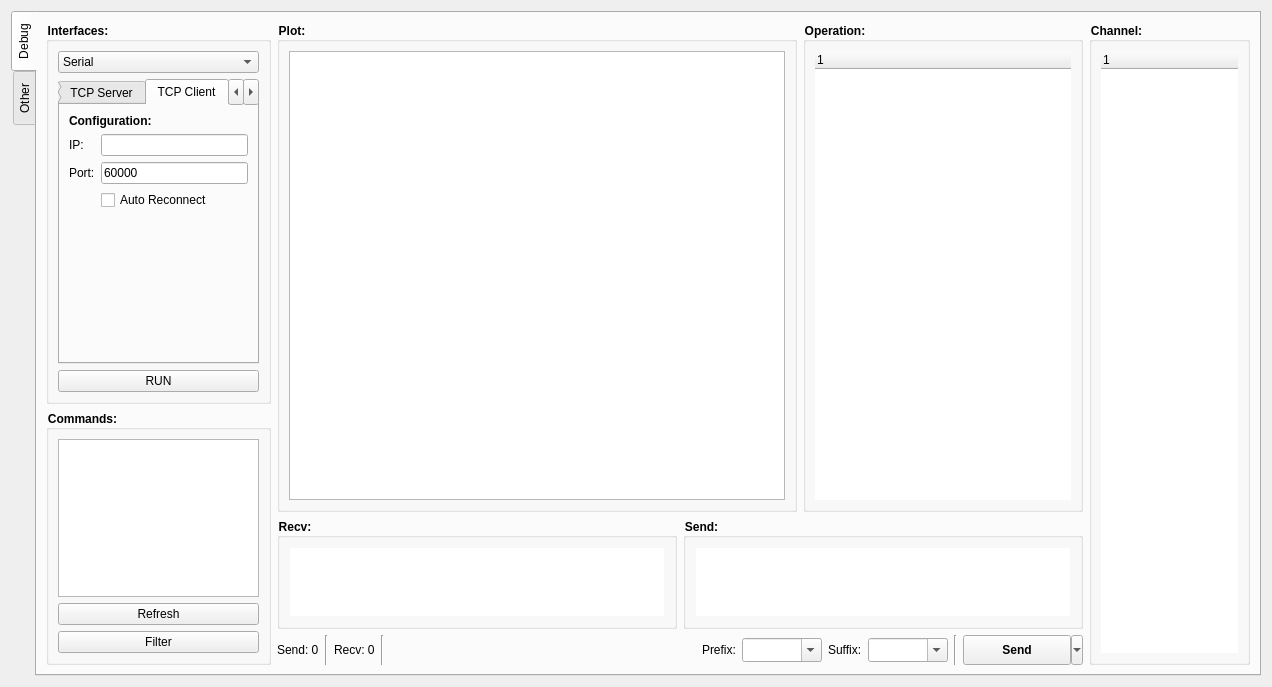
<?xml version="1.0" encoding="UTF-8"?>
<ui version="4.0">
 <class>Widget</class>
 <widget class="QWidget" name="Widget">
  <property name="geometry">
   <rect>
    <x>0</x>
    <y>0</y>
    <width>1272</width>
    <height>687</height>
   </rect>
  </property>
  <property name="windowTitle">
   <string>Widget</string>
  </property>
  <property name="styleSheet">
   <string notr="true"/>
  </property>
  <layout class="QHBoxLayout" name="horizontalLayout_2">
   <item>
    <widget class="QTabWidget" name="tabWidget">
     <property name="layoutDirection">
      <enum>Qt::LeftToRight</enum>
     </property>
     <property name="tabPosition">
      <enum>QTabWidget::West</enum>
     </property>
     <property name="currentIndex">
      <number>0</number>
     </property>
     <widget class="QWidget" name="tab_debug">
      <attribute name="title">
       <string>Debug</string>
      </attribute>
      <layout class="QHBoxLayout" name="horizontalLayout" stretch="1,5,1">
       <item>
        <layout class="QVBoxLayout" name="verticalLayout_3" stretch="3,2">
         <item>
          <widget class="QGroupBox" name="groupBox">
           <property name="font">
            <font>
             <weight>75</weight>
             <bold>true</bold>
            </font>
           </property>
           <property name="focusPolicy">
            <enum>Qt::ClickFocus</enum>
           </property>
           <property name="styleSheet">
            <string notr="true">QGroupBox{font-weight:bold;}</string>
           </property>
           <property name="title">
            <string>Interfaces:</string>
           </property>
           <layout class="QVBoxLayout" name="verticalLayout_5" stretch="0,0,0">
            <item>
             <widget class="QComboBox" name="cmb_interface">
              <item>
               <property name="text">
                <string>Serial</string>
               </property>
              </item>
              <item>
               <property name="text">
                <string>TCP Server</string>
               </property>
              </item>
              <item>
               <property name="text">
                <string>TCP Client</string>
               </property>
              </item>
              <item>
               <property name="text">
                <string>UDP</string>
               </property>
              </item>
             </widget>
            </item>
            <item>
             <widget class="QTabWidget" name="tabbar_interface">
              <property name="currentIndex">
               <number>2</number>
              </property>
              <widget class="QWidget" name="tab_serial">
               <property name="toolTipDuration">
                <number>-5</number>
               </property>
               <attribute name="title">
                <string>Serial</string>
               </attribute>
               <layout class="QGridLayout" name="gridLayout">
                <item row="8" column="0">
                 <widget class="QLabel" name="label_6">
                  <property name="text">
                   <string>Parity:</string>
                  </property>
                 </widget>
                </item>
                <item row="11" column="2">
                 <widget class="QCheckBox" name="chk_serial_signal_RTS">
                  <property name="text">
                   <string>RTS</string>
                  </property>
                 </widget>
                </item>
                <item row="1" column="1" colspan="2">
                 <widget class="QComboBox" name="cmb_serial_port">
                  <property name="editable">
                   <bool>false</bool>
                  </property>
                 </widget>
                </item>
                <item row="7" column="0">
                 <widget class="QLabel" name="label_3">
                  <property name="text">
                   <string>StopBits:</string>
                  </property>
                 </widget>
                </item>
                <item row="7" column="1" colspan="2">
                 <widget class="QComboBox" name="cmb_serial_stopbits">
                  <item>
                   <property name="text">
                    <string>1</string>
                   </property>
                  </item>
                  <item>
                   <property name="text">
                    <string>1.5</string>
                   </property>
                  </item>
                  <item>
                   <property name="text">
                    <string>2</string>
                   </property>
                  </item>
                 </widget>
                </item>
                <item row="4" column="0">
                 <widget class="QLabel" name="label_5">
                  <property name="text">
                   <string>BaudRate:</string>
                  </property>
                 </widget>
                </item>
                <item row="8" column="1" colspan="2">
                 <widget class="QComboBox" name="cmb_serial_parity">
                  <item>
                   <property name="text">
                    <string>None</string>
                   </property>
                  </item>
                  <item>
                   <property name="text">
                    <string>Odd</string>
                   </property>
                  </item>
                  <item>
                   <property name="text">
                    <string>Even</string>
                   </property>
                  </item>
                 </widget>
                </item>
                <item row="5" column="0">
                 <widget class="QLabel" name="label_4">
                  <property name="text">
                   <string>DataBits:</string>
                  </property>
                 </widget>
                </item>
                <item row="1" column="0">
                 <widget class="QLabel" name="label_2">
                  <property name="text">
                   <string>Port:</string>
                  </property>
                 </widget>
                </item>
                <item row="11" column="1">
                 <widget class="QCheckBox" name="chk_serial_signal_DTR">
                  <property name="text">
                   <string>DTR</string>
                  </property>
                 </widget>
                </item>
                <item row="11" column="0">
                 <widget class="QLabel" name="label_8">
                  <property name="text">
                   <string>Signal:</string>
                  </property>
                 </widget>
                </item>
                <item row="2" column="0" colspan="3">
                 <widget class="QLabel" name="label_serial_port_desc">
                  <property name="font">
                   <font>
                    <family>Arial</family>
                    <pointsize>7</pointsize>
                    <kerning>true</kerning>
                   </font>
                  </property>
                  <property name="styleSheet">
                   <string notr="true">color:grey;</string>
                  </property>
                  <property name="text">
                   <string notr="true"/>
                  </property>
                  <property name="scaledContents">
                   <bool>true</bool>
                  </property>
                  <property name="alignment">
                   <set>Qt::AlignLeading|Qt::AlignLeft|Qt::AlignTop</set>
                  </property>
                 </widget>
                </item>
                <item row="5" column="1" colspan="2">
                 <widget class="QComboBox" name="cmb_serial_databits">
                  <property name="currentIndex">
                   <number>3</number>
                  </property>
                  <item>
                   <property name="text">
                    <string>5</string>
                   </property>
                  </item>
                  <item>
                   <property name="text">
                    <string>6</string>
                   </property>
                  </item>
                  <item>
                   <property name="text">
                    <string>7</string>
                   </property>
                  </item>
                  <item>
                   <property name="text">
                    <string>8</string>
                   </property>
                  </item>
                 </widget>
                </item>
                <item row="9" column="0">
                 <widget class="QLabel" name="label_7">
                  <property name="text">
                   <string>FlowControl:</string>
                  </property>
                 </widget>
                </item>
                <item row="4" column="1" colspan="2">
                 <widget class="QComboBox" name="cmb_serial_baudrate">
                  <property name="currentIndex">
                   <number>1</number>
                  </property>
                  <item>
                   <property name="text">
                    <string>9600</string>
                   </property>
                  </item>
                  <item>
                   <property name="text">
                    <string>115200</string>
                   </property>
                  </item>
                  <item>
                   <property name="text">
                    <string>460800</string>
                   </property>
                  </item>
                  <item>
                   <property name="text">
                    <string>921600</string>
                   </property>
                  </item>
                 </widget>
                </item>
                <item row="13" column="0">
                 <spacer name="verticalSpacer">
                  <property name="orientation">
                   <enum>Qt::Vertical</enum>
                  </property>
                  <property name="sizeHint" stdset="0">
                   <size>
                    <width>20</width>
                    <height>40</height>
                   </size>
                  </property>
                 </spacer>
                </item>
                <item row="9" column="1" colspan="2">
                 <widget class="QComboBox" name="cmb_serial_flowcontrol">
                  <item>
                   <property name="text">
                    <string>None</string>
                   </property>
                  </item>
                  <item>
                   <property name="text">
                    <string>Hard</string>
                   </property>
                  </item>
                  <item>
                   <property name="text">
                    <string>Soft</string>
                   </property>
                  </item>
                 </widget>
                </item>
                <item row="0" column="0" colspan="3">
                 <widget class="QLabel" name="label_18">
                  <property name="font">
                   <font>
                    <weight>75</weight>
                    <bold>true</bold>
                    <kerning>true</kerning>
                   </font>
                  </property>
                  <property name="text">
                   <string>Configuration:</string>
                  </property>
                 </widget>
                </item>
               </layout>
              </widget>
              <widget class="QWidget" name="tab_tcp_server">
               <attribute name="title">
                <string>TCP Server</string>
               </attribute>
               <layout class="QGridLayout" name="gridLayout_5">
                <item row="2" column="2">
                 <widget class="QLineEdit" name="input_tcp_server_port">
                  <property name="text">
                   <string>60000</string>
                  </property>
                 </widget>
                </item>
                <item row="5" column="0" colspan="2">
                 <widget class="QLabel" name="label_13">
                  <property name="text">
                   <string>Count:</string>
                  </property>
                 </widget>
                </item>
                <item row="1" column="0">
                 <widget class="QLabel" name="label_15">
                  <property name="text">
                   <string>IP:</string>
                  </property>
                 </widget>
                </item>
                <item row="4" column="0" colspan="3">
                 <widget class="QLabel" name="label_14">
                  <property name="font">
                   <font>
                    <weight>75</weight>
                    <italic>false</italic>
                    <bold>true</bold>
                   </font>
                  </property>
                  <property name="text">
                   <string>Connection:</string>
                  </property>
                 </widget>
                </item>
                <item row="8" column="0">
                 <widget class="QLabel" name="label_12">
                  <property name="text">
                   <string>Clients:</string>
                  </property>
                 </widget>
                </item>
                <item row="1" column="2">
                 <widget class="QLabel" name="label_tcp_server_local_ip">
                  <property name="text">
                   <string/>
                  </property>
                 </widget>
                </item>
                <item row="8" column="2">
                 <widget class="QComboBox" name="cmb_tcp_server_connections">
                  <property name="sizeAdjustPolicy">
                   <enum>QComboBox::AdjustToContents</enum>
                  </property>
                  <property name="minimumContentsLength">
                   <number>0</number>
                  </property>
                 </widget>
                </item>
                <item row="2" column="0">
                 <widget class="QLabel" name="label_11">
                  <property name="text">
                   <string>Port:</string>
                  </property>
                 </widget>
                </item>
                <item row="5" column="2">
                 <widget class="QLineEdit" name="label_tcp_server_count_of_connections">
                  <property name="readOnly">
                   <bool>true</bool>
                  </property>
                 </widget>
                </item>
                <item row="3" column="0" colspan="3">
                 <widget class="Line" name="line">
                  <property name="orientation">
                   <enum>Qt::Horizontal</enum>
                  </property>
                 </widget>
                </item>
                <item row="0" column="0" colspan="3">
                 <widget class="QLabel" name="label_16">
                  <property name="font">
                   <font>
                    <weight>75</weight>
                    <bold>true</bold>
                   </font>
                  </property>
                  <property name="text">
                   <string>Configuration:</string>
                  </property>
                 </widget>
                </item>
                <item row="9" column="0">
                 <spacer name="verticalSpacer_3">
                  <property name="orientation">
                   <enum>Qt::Vertical</enum>
                  </property>
                  <property name="sizeHint" stdset="0">
                   <size>
                    <width>69</width>
                    <height>239</height>
                   </size>
                  </property>
                 </spacer>
                </item>
               </layout>
              </widget>
              <widget class="QWidget" name="tab_tcp_client">
               <attribute name="title">
                <string>TCP Client</string>
               </attribute>
               <layout class="QGridLayout" name="gridLayout_4">
                <item row="1" column="0">
                 <widget class="QLabel" name="label_9">
                  <property name="text">
                   <string>IP:</string>
                  </property>
                 </widget>
                </item>
                <item row="3" column="1">
                 <widget class="QCheckBox" name="chk_tcp_client_auto_reconnect">
                  <property name="text">
                   <string>Auto Reconnect</string>
                  </property>
                 </widget>
                </item>
                <item row="2" column="1">
                 <widget class="QLineEdit" name="input_tcp_client_port">
                  <property name="text">
                   <string>60000</string>
                  </property>
                 </widget>
                </item>
                <item row="2" column="0">
                 <widget class="QLabel" name="label_10">
                  <property name="text">
                   <string>Port:</string>
                  </property>
                 </widget>
                </item>
                <item row="0" column="0" colspan="2">
                 <widget class="QLabel" name="label_17">
                  <property name="font">
                   <font>
                    <weight>75</weight>
                    <bold>true</bold>
                   </font>
                  </property>
                  <property name="text">
                   <string>Configuration:</string>
                  </property>
                 </widget>
                </item>
                <item row="4" column="0">
                 <spacer name="verticalSpacer_2">
                  <property name="orientation">
                   <enum>Qt::Vertical</enum>
                  </property>
                  <property name="sizeHint" stdset="0">
                   <size>
                    <width>20</width>
                    <height>40</height>
                   </size>
                  </property>
                 </spacer>
                </item>
                <item row="1" column="1">
                 <widget class="QLineEdit" name="input_tcp_client_ip">
                  <property name="toolTip">
                   <string/>
                  </property>
                 </widget>
                </item>
                <item row="4" column="1">
                 <layout class="QHBoxLayout" name="horizontalLayout_7"/>
                </item>
               </layout>
              </widget>
              <widget class="QWidget" name="tab_udp">
               <attribute name="title">
                <string>UDP</string>
               </attribute>
               <layout class="QGridLayout" name="gridLayout_2">
                <item row="2" column="0">
                 <widget class="QLabel" name="label_19">
                  <property name="text">
                   <string>RemoteIP:</string>
                  </property>
                 </widget>
                </item>
                <item row="3" column="0">
                 <widget class="QLabel" name="label_20">
                  <property name="text">
                   <string>RemotePort:</string>
                  </property>
                 </widget>
                </item>
                <item row="3" column="1">
                 <widget class="QLineEdit" name="input_udp_remote_port"/>
                </item>
                <item row="2" column="1">
                 <widget class="QLineEdit" name="input_udp_remote_ip"/>
                </item>
                <item row="4" column="0">
                 <widget class="QLabel" name="label_21">
                  <property name="text">
                   <string>LocalIP:</string>
                  </property>
                 </widget>
                </item>
                <item row="4" column="1">
                 <widget class="QLineEdit" name="input_udp_local_ip"/>
                </item>
                <item row="0" column="0" colspan="2">
                 <widget class="QLabel" name="label_22">
                  <property name="font">
                   <font>
                    <weight>75</weight>
                    <bold>true</bold>
                   </font>
                  </property>
                  <property name="text">
                   <string>Configuration:</string>
                  </property>
                 </widget>
                </item>
                <item row="5" column="0">
                 <spacer name="verticalSpacer_5">
                  <property name="orientation">
                   <enum>Qt::Vertical</enum>
                  </property>
                  <property name="sizeHint" stdset="0">
                   <size>
                    <width>20</width>
                    <height>40</height>
                   </size>
                  </property>
                 </spacer>
                </item>
               </layout>
              </widget>
             </widget>
            </item>
            <item>
             <widget class="QPushButton" name="btn_run">
              <property name="text">
               <string>RUN</string>
              </property>
              <property name="shortcut">
               <string>D</string>
              </property>
              <property name="checkable">
               <bool>true</bool>
              </property>
             </widget>
            </item>
           </layout>
          </widget>
         </item>
         <item>
          <widget class="QGroupBox" name="groupBox_2">
           <property name="styleSheet">
            <string notr="true">QGroupBox{font-weight:bold;}</string>
           </property>
           <property name="title">
            <string>Commands:</string>
           </property>
           <layout class="QVBoxLayout" name="verticalLayout_6">
            <item>
             <widget class="QTreeView" name="treeView"/>
            </item>
            <item>
             <widget class="QPushButton" name="pushButton_4">
              <property name="text">
               <string>Refresh</string>
              </property>
             </widget>
            </item>
            <item>
             <widget class="QPushButton" name="pushButton_5">
              <property name="text">
               <string>Filter</string>
              </property>
             </widget>
            </item>
           </layout>
          </widget>
         </item>
        </layout>
       </item>
       <item>
        <layout class="QVBoxLayout" name="verticalLayout_4" stretch="10,1,0">
         <item>
          <layout class="QHBoxLayout" name="hbox_plot" stretch="10,0">
           <item>
            <widget class="QGroupBox" name="group_plot">
             <property name="styleSheet">
              <string notr="true">QGroupBox{font-weight:bold;}</string>
             </property>
             <property name="title">
              <string>Plot:</string>
             </property>
             <layout class="QHBoxLayout" name="horizontalLayout_6" stretch="0">
              <item>
               <widget class="QListWidget" name="listWidget"/>
              </item>
             </layout>
            </widget>
           </item>
           <item>
            <widget class="QGroupBox" name="group_oper">
             <property name="styleSheet">
              <string notr="true">QGroupBox{font-weight:bold;}</string>
             </property>
             <property name="title">
              <string>Operation:</string>
             </property>
             <layout class="QVBoxLayout" name="verticalLayout_12">
              <item>
               <widget class="QTreeWidget" name="tree_channel_2">
                <property name="styleSheet">
                 <string notr="true">QTreeWidget{border:0;}</string>
                </property>
                <property name="verticalScrollBarPolicy">
                 <enum>Qt::ScrollBarAlwaysOff</enum>
                </property>
                <property name="horizontalScrollBarPolicy">
                 <enum>Qt::ScrollBarAsNeeded</enum>
                </property>
                <property name="autoScroll">
                 <bool>true</bool>
                </property>
                <attribute name="headerMinimumSectionSize">
                 <number>0</number>
                </attribute>
                <column>
                 <property name="text">
                  <string notr="true">1</string>
                 </property>
                </column>
               </widget>
              </item>
             </layout>
            </widget>
           </item>
          </layout>
         </item>
         <item>
          <layout class="QHBoxLayout" name="hbox_data" stretch="0,0">
           <item>
            <widget class="QGroupBox" name="group_recv">
             <property name="styleSheet">
              <string notr="true">QGroupBox{font-weight:bold;}</string>
             </property>
             <property name="title">
              <string>Recv:</string>
             </property>
             <layout class="QVBoxLayout" name="verticalLayout_9">
              <item>
               <widget class="QPlainTextEdit" name="input_recv">
                <property name="contextMenuPolicy">
                 <enum>Qt::CustomContextMenu</enum>
                </property>
                <property name="acceptDrops">
                 <bool>false</bool>
                </property>
                <property name="styleSheet">
                 <string notr="true">QPlainTextEdit{ border:0;}
QPlainTextEdit:hover{ border:1px solid gray;}
QPlainTextEdit:pressed{ border:1px solid gray;}</string>
                </property>
                <property name="readOnly">
                 <bool>true</bool>
                </property>
               </widget>
              </item>
             </layout>
            </widget>
           </item>
           <item>
            <widget class="QGroupBox" name="group_send">
             <property name="styleSheet">
              <string notr="true">QGroupBox{font-weight:bold;}</string>
             </property>
             <property name="title">
              <string>Send:</string>
             </property>
             <layout class="QHBoxLayout" name="horizontalLayout_5">
              <item>
               <widget class="QPlainTextEdit" name="input_send">
                <property name="contextMenuPolicy">
                 <enum>Qt::CustomContextMenu</enum>
                </property>
                <property name="acceptDrops">
                 <bool>false</bool>
                </property>
                <property name="styleSheet">
                 <string notr="true">QPlainTextEdit{ border:0;}
QPlainTextEdit:hover{ border:1px solid rgb(0,0,0);}
QPlainTextEdit:pressed{ border:1px solid rgb(0,0,0);}

</string>
                </property>
               </widget>
              </item>
             </layout>
            </widget>
           </item>
          </layout>
         </item>
         <item>
          <layout class="QHBoxLayout" name="horizontalLayout_3">
           <item>
            <widget class="QLabel" name="label_bytes_of_send">
             <property name="text">
              <string>Send: 0</string>
             </property>
            </widget>
           </item>
           <item>
            <widget class="Line" name="line_3">
             <property name="orientation">
              <enum>Qt::Vertical</enum>
             </property>
            </widget>
           </item>
           <item>
            <widget class="QLabel" name="label_bytes_of_recv">
             <property name="text">
              <string>Recv: 0</string>
             </property>
            </widget>
           </item>
           <item>
            <widget class="Line" name="line_6">
             <property name="orientation">
              <enum>Qt::Vertical</enum>
             </property>
            </widget>
           </item>
           <item>
            <spacer name="horizontalSpacer">
             <property name="orientation">
              <enum>Qt::Horizontal</enum>
             </property>
             <property name="sizeHint" stdset="0">
              <size>
               <width>40</width>
               <height>20</height>
              </size>
             </property>
            </spacer>
           </item>
           <item>
            <widget class="QLabel" name="label_23">
             <property name="text">
              <string>Prefix:</string>
             </property>
            </widget>
           </item>
           <item>
            <widget class="QComboBox" name="cmb_send_prefix">
             <property name="sizePolicy">
              <sizepolicy hsizetype="Preferred" vsizetype="Preferred">
               <horstretch>0</horstretch>
               <verstretch>0</verstretch>
              </sizepolicy>
             </property>
             <property name="minimumSize">
              <size>
               <width>80</width>
               <height>20</height>
              </size>
             </property>
             <property name="maximumSize">
              <size>
               <width>16777215</width>
               <height>24</height>
              </size>
             </property>
             <property name="toolTip">
              <string>Prefix</string>
             </property>
             <property name="editable">
              <bool>true</bool>
             </property>
             <item>
              <property name="text">
               <string> </string>
              </property>
             </item>
             <item>
              <property name="text">
               <string>##{</string>
              </property>
             </item>
            </widget>
           </item>
           <item>
            <widget class="QLabel" name="label">
             <property name="text">
              <string>Suffix:</string>
             </property>
            </widget>
           </item>
           <item>
            <widget class="QComboBox" name="cmb_send_suffix">
             <property name="sizePolicy">
              <sizepolicy hsizetype="Preferred" vsizetype="Preferred">
               <horstretch>0</horstretch>
               <verstretch>0</verstretch>
              </sizepolicy>
             </property>
             <property name="minimumSize">
              <size>
               <width>80</width>
               <height>20</height>
              </size>
             </property>
             <property name="maximumSize">
              <size>
               <width>16777215</width>
               <height>24</height>
              </size>
             </property>
             <property name="toolTip">
              <string>Suffix</string>
             </property>
             <property name="editable">
              <bool>true</bool>
             </property>
             <item>
              <property name="text">
               <string/>
              </property>
             </item>
             <item>
              <property name="text">
               <string>\n</string>
              </property>
             </item>
             <item>
              <property name="text">
               <string>\r\n</string>
              </property>
             </item>
             <item>
              <property name="text">
               <string>}##</string>
              </property>
             </item>
            </widget>
           </item>
           <item>
            <widget class="Line" name="line_2">
             <property name="orientation">
              <enum>Qt::Vertical</enum>
             </property>
            </widget>
           </item>
           <item>
            <widget class="QToolButton" name="btn_send">
             <property name="minimumSize">
              <size>
               <width>120</width>
               <height>30</height>
              </size>
             </property>
             <property name="font">
              <font>
               <weight>75</weight>
               <bold>true</bold>
              </font>
             </property>
             <property name="contextMenuPolicy">
              <enum>Qt::CustomContextMenu</enum>
             </property>
             <property name="text">
              <string>Send</string>
             </property>
             <property name="iconSize">
              <size>
               <width>16</width>
               <height>16</height>
              </size>
             </property>
             <property name="shortcut">
              <string>Ctrl+Return</string>
             </property>
             <property name="popupMode">
              <enum>QToolButton::MenuButtonPopup</enum>
             </property>
             <property name="toolButtonStyle">
              <enum>Qt::ToolButtonTextOnly</enum>
             </property>
             <property name="autoRaise">
              <bool>false</bool>
             </property>
            </widget>
           </item>
          </layout>
         </item>
        </layout>
       </item>
       <item>
        <layout class="QVBoxLayout" name="verticalLayout_2">
         <item>
          <widget class="QGroupBox" name="group_3">
           <property name="styleSheet">
            <string notr="true">QGroupBox{font-weight:bold;}</string>
           </property>
           <property name="title">
            <string>Channel:</string>
           </property>
           <layout class="QVBoxLayout" name="verticalLayout_11">
            <item>
             <widget class="QTreeWidget" name="tree_channel">
              <property name="styleSheet">
               <string notr="true">QTreeWidget{border:0;}</string>
              </property>
              <property name="verticalScrollBarPolicy">
               <enum>Qt::ScrollBarAlwaysOff</enum>
              </property>
              <property name="horizontalScrollBarPolicy">
               <enum>Qt::ScrollBarAsNeeded</enum>
              </property>
              <property name="autoScroll">
               <bool>true</bool>
              </property>
              <column>
               <property name="text">
                <string notr="true">1</string>
               </property>
              </column>
             </widget>
            </item>
           </layout>
          </widget>
         </item>
        </layout>
       </item>
      </layout>
     </widget>
     <widget class="QWidget" name="tab_2">
      <attribute name="title">
       <string>Other</string>
      </attribute>
      <layout class="QVBoxLayout" name="verticalLayout">
       <item>
        <widget class="QPushButton" name="pushButton">
         <property name="text">
          <string>QRCode</string>
         </property>
        </widget>
       </item>
       <item>
        <widget class="QPushButton" name="pushButton_2">
         <property name="text">
          <string>ColorPicker</string>
         </property>
        </widget>
       </item>
       <item>
        <spacer name="verticalSpacer_4">
         <property name="orientation">
          <enum>Qt::Vertical</enum>
         </property>
         <property name="sizeHint" stdset="0">
          <size>
           <width>20</width>
           <height>40</height>
          </size>
         </property>
        </spacer>
       </item>
      </layout>
     </widget>
    </widget>
   </item>
  </layout>
 </widget>
 <resources/>
 <connections/>
</ui>
